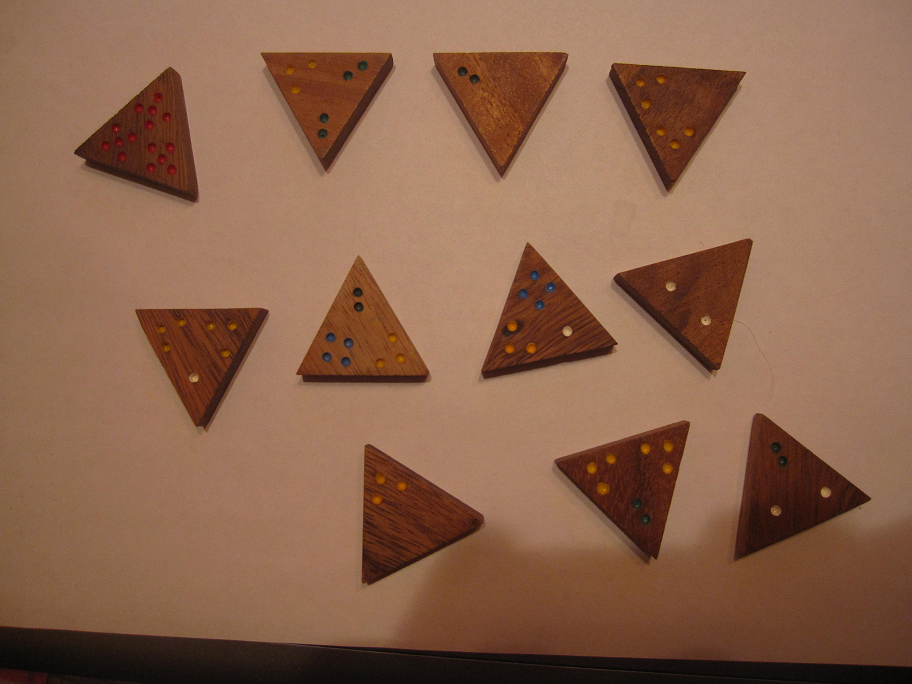
#> input picture media/train/Pict_1_1.bmp, 912 x 684 px
$ python -i Segmentation.py   (imports and definitions only)
#> lines starting #> are read from the running program, lines starting #| are printed output that depends on the picture; after the words box and inside, x2 and y2 are one past the last pixel; in counts of white or black regions, pixels touching at a corner belong together
import numpy as np
import cv2


class Segmentation:

    def __init__(self, path):
#> called with path = '../media/train/Pict_1_1.bmp'
        self.path = path
        self.image = cv2.imread(path)
#> self.image is the input picture: shape (684, 912, 3); mean B, G, R 76.7, 99.9, 139.5

        self.modes_means = {'beginner': np.array([139.489, 99.937, 76.708]),
                            'intermediate1': np.array([73.192, 51.308, 64.041]),
                            'intermediate2': np.array([104.587,  91.975, 100.2])
                            }

        self.thresholds = {'beginner': {1: np.array([[68, 78],
                                                     [107, 125],
                                                     [146, 170]]),
                                        2: np.array([[22, 32],
                                                     [36, 42],
                                                     [37, 51]]),
                                        3: np.array([[0, 5],
                                                     [70, 110],
                                                     [110, 182]]),
                                        4: np.array([[56, 69],
                                                     [47, 68],
                                                     [40, 49]]),
                                        5: np.array([[17, 30],
                                                     [24, 34],
                                                     [110, 129]])},

                           'intermediate1': {1: np.array([[190, 255],
                                                          [180, 255],
                                                          [140, 255]]),
                                             2: np.array([[20, 85],
                                                          [20, 85],
                                                          [20, 85]]),
                                             3: np.array([[0, 30],
                                                          [110, 151],
                                                          [140, 230]]),
                                             4: np.array([[130, 165],
                                                          [100, 125],
                                                          [60, 100]]),
                                             5: np.array([[10, 45],
                                                          [0, 30],
                                                          [120, 160]])},

                           'intermediate2': {1: np.array([[252, 255],
                                                          [252, 255],
                                                          [252, 255]]),
                                             2: np.array([[105, 150],
                                                          [155, 205],
                                                          [125, 170]]),
                                             3: np.array([[70, 136],
                                                          [218, 255],
                                                          [245, 255]]),
                                             4: np.array([[235, 255],
                                                          [202, 246],
                                                          [137, 205]]),
                                             5: np.array([[46, 103],
                                                          [60, 138],
                                                          [215, 255]])}
                           }

    def count_circles(self, image, mode, kind):
        # get mask
        im = image.copy()
        values = self.thresholds[mode][kind]

        mask = ((im[..., 0] >= values[0, 0]) & (im[..., 0] <= values[0, 1]) &
                (im[..., 1] >= values[1, 0]) & (im[..., 1] <= values[1, 1]) &
                ((im[..., 2] >= values[2, 0]) & (im[..., 2] <= values[2, 1])))

        im[~mask] = 0

        # process mask
        if kind == 2:
            im = cv2.dilate(im, np.ones((15, 15), dtype=np.uint8))
        else:
            match mode:
                case 'beginner':
                    im = cv2.dilate(im, np.ones((3, 3), dtype=np.uint8))
                case 'intermediate2':
                    im = cv2.dilate(im, np.ones((2, 2), dtype=np.uint8))
                case 'intermediate1':
                    im = im
                case _:
                    raise ValueError('Invalid mode')

        kernel_size = 3
        if mode == 'beginner':
            kernel_size = 5

        im = cv2.GaussianBlur(im, (kernel_size, kernel_size), 0)
        im = cv2.cvtColor(im, cv2.COLOR_BGR2GRAY)
        im[im > 0] = 255

        # count circles
        num_labels, _ = cv2.connectedComponents(im)

        return (num_labels - 1)

    def get_edges(self, image, mode):
        thresholds = [50, 200]
        if mode != 'beginner':
            thresholds = [140, 200]

        edges = cv2.Canny(image, thresholds[0], thresholds[1])
        edges[edges > 0] = 255
        edges = cv2.dilate(edges, np.ones((3, 3), np.uint8))

        return edges

    def fill_contours(self, contours, bgr_image, eroded=True):
        filled_cntrs = np.zeros_like(bgr_image)
        cv2.drawContours(filled_cntrs, contours, -1, (0, 255, 0), thickness=-1)
        if eroded:
            filled_cntrs = cv2.erode(
                filled_cntrs, cv2.getStructuringElement(cv2.MORPH_ELLIPSE, (15, 15)))
        filled_cntrs = cv2.cvtColor(filled_cntrs, cv2.COLOR_RGB2GRAY)
        filled_cntrs[filled_cntrs > 0] = 255
        return filled_cntrs

    def get_center(self, contour):
        M = cv2.moments(contour)

        if M["m00"] != 0:
            cx = int(M["m10"] / M["m00"])
            cy = int(M["m01"] / M["m00"])
        else:
            cx, cy = 0, 0

        return cx, cy

    def get_segmentation(self, bgr_image, mode):
        hsv = cv2.cvtColor(bgr_image, cv2.COLOR_BGR2HSV)
        hsv[..., 0] = 0
        hsv[..., 1] = 0

        contours, _ = cv2.findContours(self.get_edges(
            hsv, mode), cv2.RETR_EXTERNAL, cv2.CHAIN_APPROX_SIMPLE)
        segmentation = self.fill_contours(contours, bgr_image)
        segmentation_contours, _ = cv2.findContours(
            self.get_edges(segmentation, 'beginner'), cv2.RETR_EXTERNAL, cv2.CHAIN_APPROX_SIMPLE)

        triominoes = []
        centers = []

        for contour in segmentation_contours:
            filled = self.fill_contours([contour], bgr_image, eroded=False)

            if not np.all(filled == 0):
                triominoes.append(filled)
                centers.append(self.get_center(contour))

        return triominoes, (segmentation > 0), centers

    def define_mode(self, image):
        mode = 'beginner'
        im_means = image.mean(axis=(0, 1))
        for key, means in self.modes_means.items():
            if np.all((means - 15 <= im_means) & (im_means <= means + 15)):
                mode = key
                break

        return mode

    def process(self, image=None):
        if image is None:
            image = self.image

        mode = self.define_mode(image)
#> in define_mode, `im_means = image.mean(axis=(0, 1))`: im_means = [76.71, 99.94, 139.5]
#> mode = 'beginner'
        triominoes, mask, centers = self.get_segmentation(image, mode)
#> in get_edges, `edges = cv2.Canny(image, thresholds[0], thresholds[1])`:
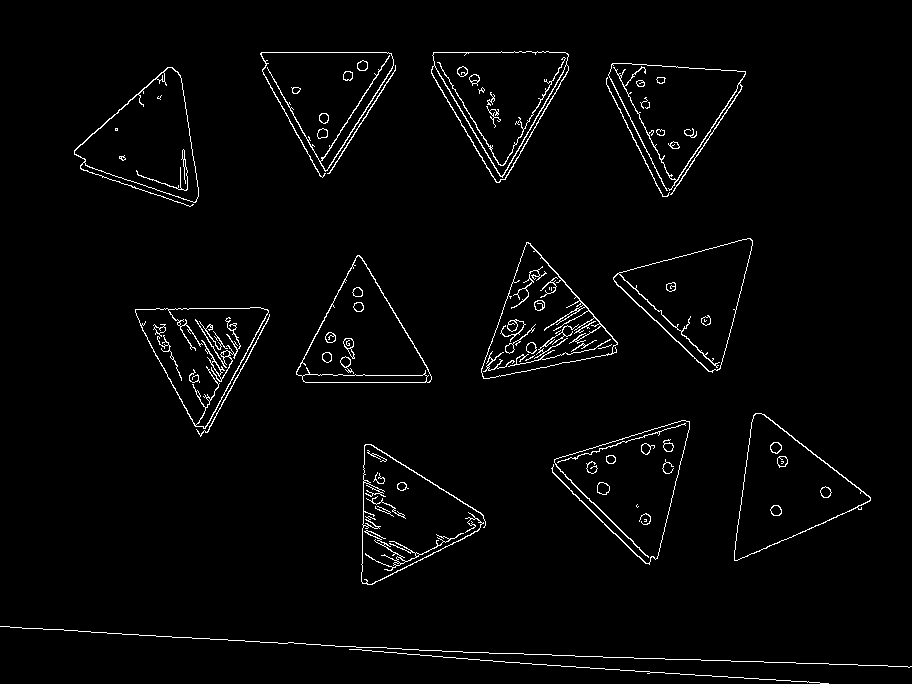
#> edges: shape (684, 912); 2.3% white in thin lines or dots
#> in get_edges, `edges = cv2.dilate(edges, np.ones((3, 3), np.uint8))`:
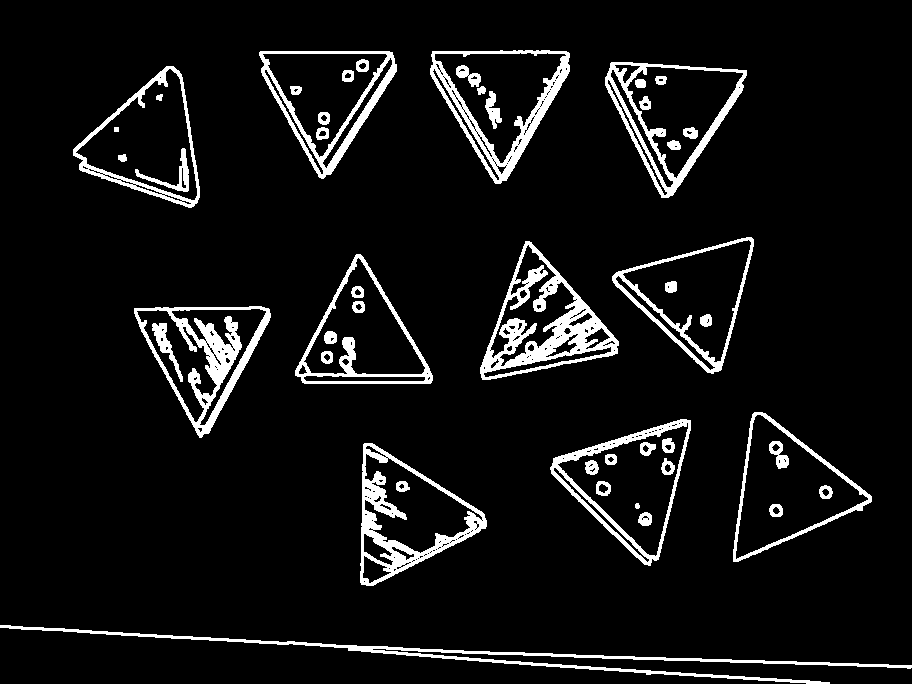
#> edges: shape (684, 912); 7.3% white; 48 white regions
#> in get_segmentation, `contours, _ = cv2.findContours(self.get_edges( hsv, mode), cv2.RETR_EX..`: contours = 12 contours; largest, box (x1, y1, x2, y2) and area: (430, 50, 570, 184) 11156, (550, 419, 691, 566) 11084, (605, 62, 747, 198) 11027, (733, 412, 872, 562) 10850, (73, 66, 200, 208) 10322
#> in fill_contours, `filled_cntrs[filled_cntrs > 0] = 255`:
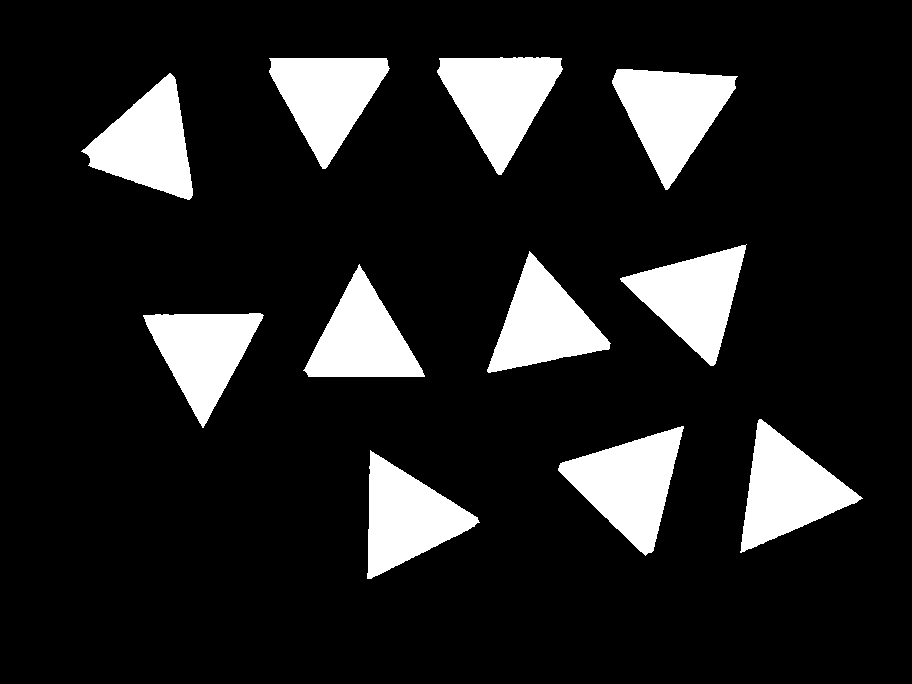
#> filled_cntrs: shape (684, 912); 13.6% white; 11 white regions, largest, box (x1, y1, x2, y2) and area: (437, 57, 563, 175) 8333, (558, 426, 684, 556) 8249, (612, 69, 738, 190) 8219
#> call 2 of get_edges, with mode = 'beginner'
#> in get_edges (call 2), `edges = cv2.dilate(edges, np.ones((3, 3), np.uint8))`:
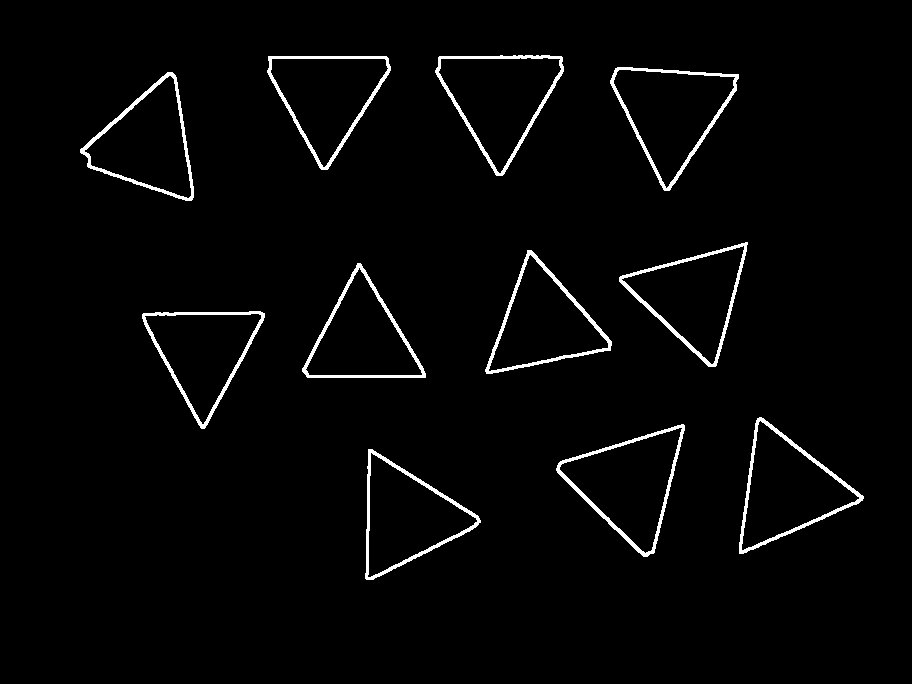
#> edges: shape (684, 912); 2.4% white; 11 white regions
#> in get_segmentation, `segmentation_contours, _ = cv2.findContours( self.get_edges(segmentati..`: segmentation_contours = 11 contours; largest, box (x1, y1, x2, y2) and area: (435, 55, 564, 176) 8901, (556, 424, 685, 557) 8796, (610, 67, 739, 191) 8789, (739, 417, 864, 554) 8545, (267, 56, 391, 170) 8138
#> the loop in get_segmentation, `for contour in segmentation_contours:` made 11 passes
#> (cx in get_center, cy in get_center) on passes 1 to 8: (406, 516), (628, 483), (786, 489), (202, 352), (361, 337), (543, 322), (692, 296), (146, 142)
#> pass 1, in fill_contours (call 2), `filled_cntrs = cv2.cvtColor(filled_cntrs, cv2.COLOR_RGB2GRAY)`:
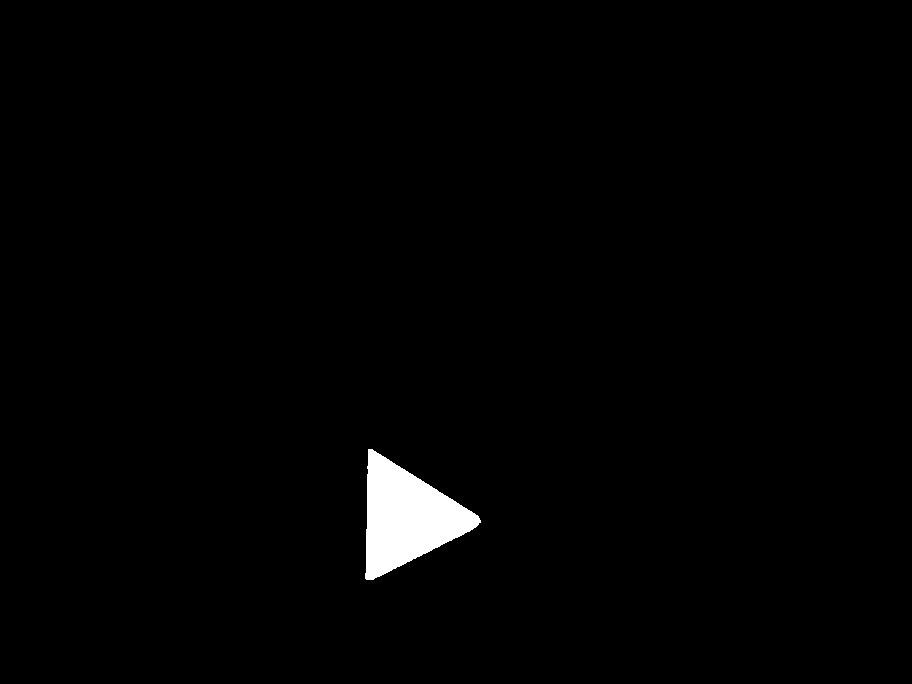
#> filled_cntrs: shape (684, 912); values 0 (black) and 150 (white), 1.3% white; 1 white region, box (x1, y1, x2, y2) and area: (365, 449, 481, 580) 8281
#> after the loop in get_segmentation, `for contour in segmentation_contours:`: centers = [(406, 516), (628, 483), (786, 489), (202, 352), (361, 337), (543, 322), (692, 296), (146, 142), (671, 112), (326, 96), (499, 97)]; triominoes = 11 items
#> triominoes = 11 items

        result_string = ''

        result_string += f'Число треугольников: {len(centers)}\n'

        for index, triomino in enumerate(triominoes):
            result_string += ', '.join(map(str, centers[index])) + '; '

            edge_ind = 0
            edges_values = [0, 0, 0]

            im = image.copy()
            im[triomino == 0] = 0

            for num in range(5):
                kind = num + 1

                count = self.count_circles(im, mode, kind)

                if count == 0:
                    continue

                if edge_ind > 2:
                    break

                border = kind if kind != 2 else 1

                while count >= border:
                    edges_values[edge_ind] = kind
                    if kind == 2:
                        count -= 1
                    else:
                        count -= kind
                    edge_ind += 1
                    if edge_ind > 2:
                        break

            result_string += ', '.join(map(str, edges_values)) + '\n'
#> this loop made 11 passes
#> pass 1, in count_circles (call 3), `mask = ((im[..., 0] >= values[0, 0]) & (im[..., 0] <= values[0, 1]) & ..`:
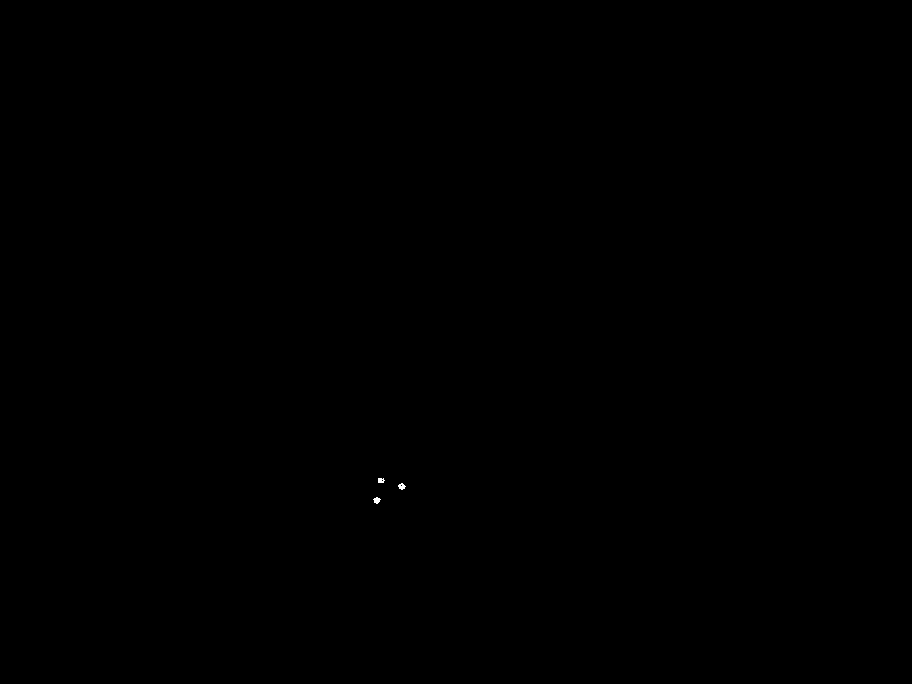
#> mask: shape (684, 912) bool; 0.02% white; 3 white regions, box (x1, y1, x2, y2) and area: (398, 483, 406, 490) 35, (373, 497, 381, 504) 35, (378, 478, 385, 483) 29

        image[~mask] = 0
        for center in centers:
            x, y = center
            cv2.circle(image, (x, y), 5, (0, 255, 0), -1)  # Draw a green point
#> this loop made 11 passes
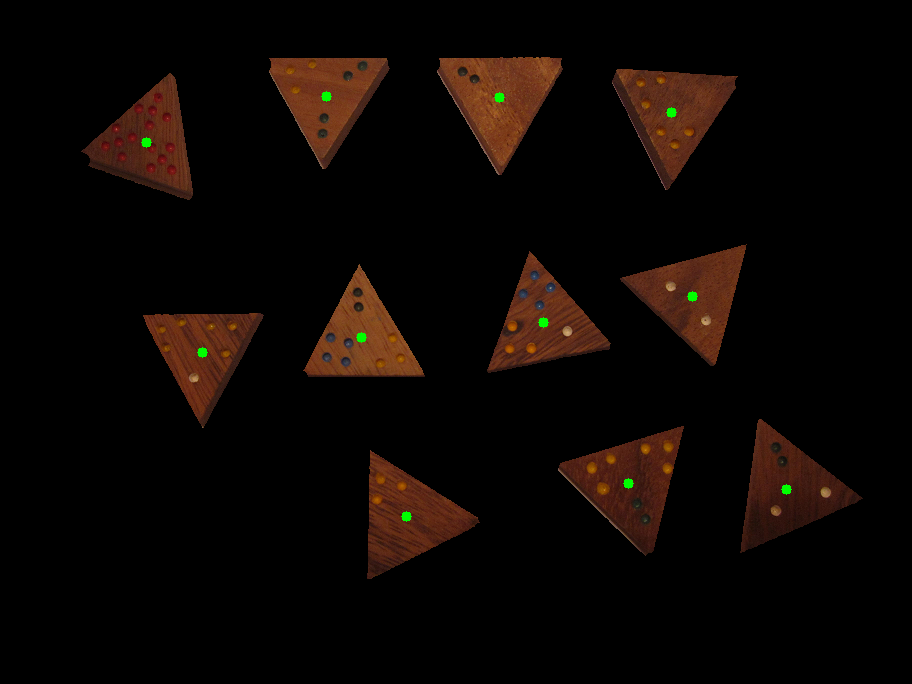
#> image: shape (684, 912, 3); mean B, G, R 3.3, 6.5, 12.8
        return result_string, image

>>> result = Segmentation('../media/train/Pict_1_1.bmp').process()
